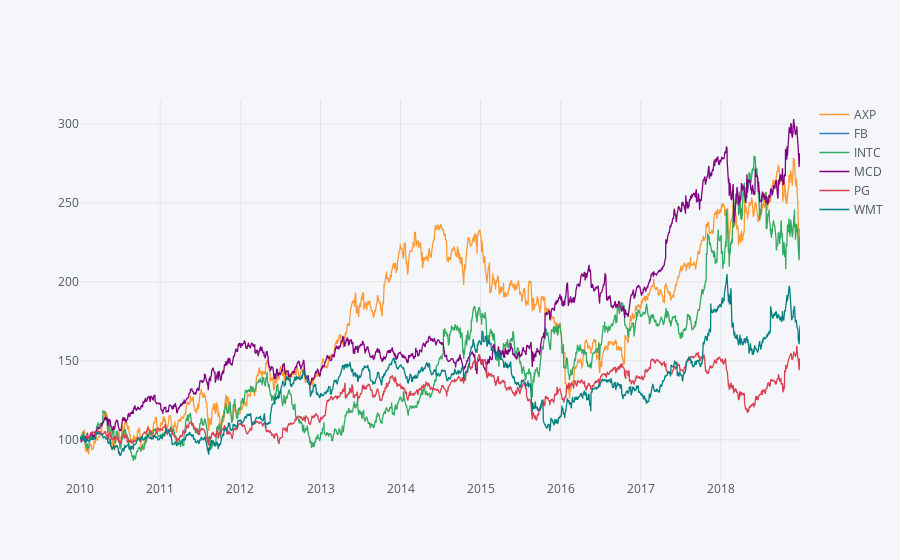

Source (notebook cell):
### Code cell
norm.iplot()

### Figure 1 — Plotly figure (JSON) as saved in the notebook; plotly's stock layout.template omitted (floating-point values rounded to 4 significant figures; data arrays with more than 128 entries replaced by an {"elided": "..."} marker saying what was removed)
{"data": [{"line": {"color": "rgba(255, 153, 51, 1.0)", "dash": "solid", "shape": "linear", "width": 1.3}, "mode": "lines", "name": "AXP", "text": "", "type": "scatter", "x": {"elided": "2264 str values"}, "y": {"elided": "2264 float values"}}, {"line": {"color": "rgba(55, 128, 191, 1.0)", "dash": "solid", "shape": "linear", "width": 1.3}, "mode": "lines", "name": "FB", "text": "", "type": "scatter", "x": {"elided": "2264 str values"}, "y": {"elided": "2264 str values"}}, {"line": {"color": "rgba(50, 171, 96, 1.0)", "dash": "solid", "shape": "linear", "width": 1.3}, "mode": "lines", "name": "INTC", "text": "", "type": "scatter", "x": {"elided": "2264 str values"}, "y": {"elided": "2264 float values"}}, {"line": {"color": "rgba(128, 0, 128, 1.0)", "dash": "solid", "shape": "linear", "width": 1.3}, "mode": "lines", "name": "MCD", "text": "", "type": "scatter", "x": {"elided": "2264 str values"}, "y": {"elided": "2264 float values"}}, {"line": {"color": "rgba(219, 64, 82, 1.0)", "dash": "solid", "shape": "linear", "width": 1.3}, "mode": "lines", "name": "PG", "text": "", "type": "scatter", "x": {"elided": "2264 str values"}, "y": {"elided": "2264 float values"}}, {"line": {"color": "rgba(0, 128, 128, 1.0)", "dash": "solid", "shape": "linear", "width": 1.3}, "mode": "lines", "name": "WMT", "text": "", "type": "scatter", "x": {"elided": "2264 str values"}, "y": {"elided": "2264 float values"}}], "layout": {"legend": {"bgcolor": "#F5F6F9", "font": {"color": "#4D5663"}}, "paper_bgcolor": "#F5F6F9", "plot_bgcolor": "#F5F6F9", "title": {"font": {"color": "#4D5663"}}, "xaxis": {"gridcolor": "#E1E5ED", "showgrid": true, "tickfont": {"color": "#4D5663"}, "title": {"font": {"color": "#4D5663"}, "text": ""}, "zerolinecolor": "#E1E5ED"}, "yaxis": {"gridcolor": "#E1E5ED", "showgrid": true, "tickfont": {"color": "#4D5663"}, "title": {"font": {"color": "#4D5663"}, "text": ""}, "zerolinecolor": "#E1E5ED"}}}
